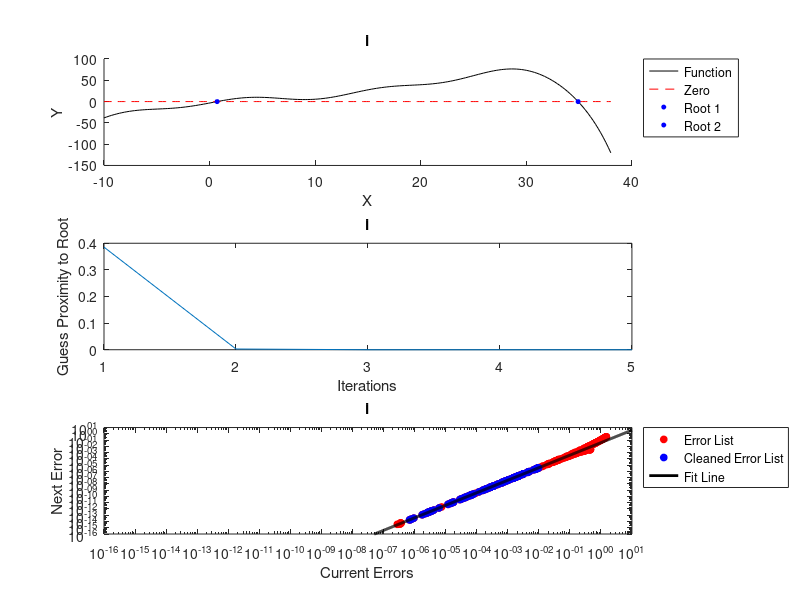

Reproduce this figure in MATLAB.
%INPUTS:
%solver_flag: an integer from 1-4 indicating which solver to use
% 1->Bisection 2-> Newton 3->Secant 4->fzero
%fun: the mathematical function that we are using the
% solver to compute the root of
%x_guess0: the initial guess used to compute x_root

%guess_list1: a list of initial guesses for each trial
%guess_list2: a second list of initial guesses for each trial
% if guess_list2 is not needed, then set to zero in input
%filter_list: a list of constants used to filter the collected data
function Assignment1Merge()

% Defining Variables and Setting Up
    solver_flag = 2; % 1= Bisect, 2= Newton, 3= Secant, 4= fzero
    x_range = linspace(-10,38,200);
    input_list = setGlobal(x_range);

    [y_vals, dfdx] = test_func(x_range);

    x0 = -2;
    x1 = 5;

    x02 = 35;
    x12 = 50;

    max_iter = 200;
    dx_tol = 1e-14;
    y_tol = 1e-14;

    all_iteration_list =[];
    all_error_list = [];

    x_current_list = [];
    x_next_list =[];

    index_list = [];

    all_error_current_list = [];
    all_error_next_list = [];

    all_x_current_list = [];
    all_x_next_list = [];

    %%CALL Our Function to do the big solve woag
    [x_root1,f_root1,x_root2,f_root2,x_root_base,x_guess_list] = convergence_analysis(solver_flag, @test_func, x0, x1, x02, x12, max_iter,dx_tol,y_tol);

    %%Error and X Lists
    for n = 1:(max_iter/2)
         x0 = x_root_base + (2*rand()-.5);
         [~,~,~,~,x_root_base,x_guess_list] = convergence_analysis(solver_flag, @test_func, x0, x1, x02, x12, max_iter,dx_tol,y_tol);
         iteration_list = 1:length(x_guess_list);

         %input_list =[];

         error_list = abs(x_guess_list-x_root_base);
         all_iteration_list = [all_iteration_list, iteration_list];
         all_error_list = [all_error_list,error_list];

         x_current_list = [x_current_list,input_list(1:end-1)];
         x_next_list = [x_next_list,input_list(2:end)];

         current_error = error_list(1:end-1);
         next_error = error_list(2:end);

         all_error_current_list = [all_error_current_list,current_error];
         all_error_next_list = [all_error_next_list,next_error];

         all_x_current_list = [all_x_current_list,input_list(1:end-1)];
         all_x_next_list = [all_x_next_list,input_list(2:end)];

         index_list = [index_list,1:length(input_list)-1];
    end

    x_regression = []; % e_n
    y_regression = []; % e_{n+1}
    %iterate through the collected data
    error_list0 = all_error_current_list;
    error_list1 = all_error_next_list; 
if solver_flag == 4
    index_fixer = index_list(1:200);
else
    index_fixer = index_list(1:361);
end

    for n=1:length(index_fixer)
        if error_list0(n)>1e-14 && error_list0(n)<1e-2 && error_list1(n)>1e-14 && error_list1(n)<1e-2 && index_fixer(n)>2
        x_regression(end+1) = error_list0(n);
        y_regression(end+1) = error_list1(n);
        end
    end
        [p,k] = generate_error_fit(x_regression,y_regression);
    
        fit_line_x = 10.^[-16:.01:1];
        fit_line_y = k*fit_line_x.^p;

plotter(x_range,y_vals,x_root1,x_root2,f_root1,f_root2,x_guess_list,all_error_current_list,all_error_next_list,x_regression,y_regression,fit_line_x,fit_line_y,solver_flag)
end

function [x_root1,f_root1,x_root2,f_root2,x_root_base,x_guess_list] = convergence_analysis(solver_flag, test_func, x0, x1, x02, x12, max_iter,dx_tol,y_tol)
    if solver_flag == 1
       disp('BISECTION METHOD')
       [x_root1,exit_flag,x_guess_list] = bisect_solve(@test_func, x0, max_iter, dx_tol,y_tol);
       [f_root1] = test_func(x_root1);
    
        x_root_base = x_root1;
        
        x0 = x02;
        [x_root2,exit_flag,~] = bisect_solve(@test_func, x0, max_iter, dx_tol,y_tol);
        [f_root2] = test_func(x_root2);
    elseif solver_flag == 2
        disp('NEWTON METHOD')
        [x_root1,exit_flag,x_guess_list] = newton_solve(@test_func, x0, max_iter, dx_tol,y_tol);
        [f_root1] = test_func(x_root1);
    
        x_root_base = x_root1;
        
        x0 = x02;
        [x_root2,exit_flag,~] = newton_solve(@test_func, x0, max_iter, dx_tol,y_tol);
        [f_root2] = test_func(x_root2);
    elseif solver_flag == 3
        disp('SECANT METHOD')
        [x_root1,exit_flag,x_guess_list] = secant_solve(@test_func, x0, x1, max_iter, dx_tol,y_tol);
        [f_root1] = test_func(x_root1);
    
        x_root_base = x_root1;

        x0 = x02;
        x1 = x12;
        [x_root2,exit_flag,~] = secant_solve(@test_func, x0, x1, max_iter, dx_tol,y_tol);
        [f_root2] = test_func(x_root2);
    elseif solver_flag == 4
        disp('FZERO')
        [x_root1,exit_flag,x_guess_list] = fzero(@test_func, x0);
        [f_root1] = test_func(x_root1);
    
        x_root_base = x_root1;
        
        x0 = x02;
        [x_root2,exit_flag,~] = fzero(@test_func, x0);
        [f_root2] = test_func(x_root2);
    else
        disp('Bad Input, Please Enter 1-4')
    end
end

%% BISECTION SOLVER
function [x_root,exit_flag,x_guess_list] = bisect_solve(f_in,x0,max_iter,dx_tol,y_tol)
    x_prev = x0-2*dx_tol;    
    x_val = x0;
    [f_val,dfdx_val] = f_in(x_val);

    count = 0;
    x_guess_list = x_val;

   while abs(dfdx_val) > 1e-7 && abs((x_val-x_prev)) > dx_tol && count<max_iter && abs(f_val) > y_tol
        x_prev = x_val;
        x_val = x_val - f_val/dfdx_val;

        [f_val, dfdx_val] = f_in(x_val);
        count=count+1;
        x_guess_list(end+1) = x_val;
   end

    x_root = x_val;

   %assume success
   exit_flag = 0;

   if abs(x_val-x_prev) > dx_tol && abs(f_val)>y_tol
       exit_flag = 1;
   end

end

%% NEWTON SOLVER
function [x_root,exit_flag,x_guess_list] = newton_solve(f_in,x0,max_iter,dx_tol,y_tol)
    x_prev = x0-2*dx_tol;    
    x_val = x0;
    [f_val,dfdx_val] = f_in(x_val);

    count = 0;
    x_guess_list = x_val;

  while abs(dfdx_val) > 1e-7 && abs((x_val-x_prev)) > dx_tol && count<max_iter && abs(f_val) > y_tol
        x_prev = x_val;
        x_val = x_val - f_val/dfdx_val;

        [f_val, dfdx_val] = f_in(x_val);
        count=count+1;
        x_guess_list(end+1) = x_val;
   end

    x_root = x_val;

   %assume success
   exit_flag = 0;

   if abs(x_val-x_prev) > dx_tol && abs(f_val)>y_tol
       exit_flag = 1;
   end

end

%% SECANT SOLVER
function [x_root,exit_flag,x_guess_list] = secant_solve(f_in,x0,x1,max_iter,dx_tol,y_tol)
  x_prev = x0;
  x_tprev = x1;   
  x_val = x_prev+2*dx_tol;

  [f_val] = f_in(x_val);
  % [f_prev] = f_in(x_prev);
  % [f_tprev] = f_in(x_tprev);    
    
  count = 0;

  x_guess_list = x_val;
  x_prev_guess_list = x_prev;

  check = abs((x_val-x_prev));

  while check > dx_tol && count<max_iter && abs(f_val) > y_tol
        [f_val] = f_in(x_val);
        [f_prev] = f_in(x_prev);
        [f_tprev] = f_in(x_tprev);


        x_val = (x_tprev*f_prev-x_prev*f_tprev)/(f_prev-f_tprev);
        check = abs((x_val-x_prev));
        x_tprev=x_prev;        
        x_prev=x_val;

        x_guess_list(end+1) = x_val;
        x_prev_guess_list(end+1) = x_prev; 

        count=count+1;
   end

    x_root = x_val;

   %assume success
   exit_flag = 0;

   if abs(x_val-x_prev) > dx_tol && abs(f_val)>y_tol
       exit_flag = 1;
   end

end

%% IMPORT FUNCTION
function [f_val,dfdx] = test_func(x_range)
        f_val = (x_range.^3)/100 - (x_range.^2)/8 + 2*x_range + 6*sin(x_range/2+6) -.7 - exp(x_range/6);
        dfdx = 3*(x_range.^2)/100 - 2*x_range/8 + 2 +(6/2)*cos(x_range/2+6) - exp(x_range/6)/6;

        % f_val = (x_range-30.879).^2;
        % dfdx = 2*(x_range-30.879);

        % a = 27.3; b = 2; c = 8.3; d = -3;
        % 
        % H = exp((x_range-a)/b);
        % dH = H/b;
        % 
        % L = 1+H;
        % dL = dH;
        % 
        % f_val = c*H./L+d;
        % dfdx = c*(L.*dH-H.*dL)./(L.^2);
end

function input_list = setGlobal(x_range)
    global input_list
    input_list(:,end+1) = x_range;
end

%% Error Generator
function [p,k] = generate_error_fit(x_regression,y_regression)

    Y = log(y_regression)';
    X1 = log(x_regression)';
    X2 = ones(length(X1),1);
    MEGAX = [X1,X2];
%run the regression
    coeff_vec = regress(Y,MEGAX);
%pull out the coefficients from the fit
    p = coeff_vec(1);
    k = exp(coeff_vec(2));
end

%% Plots
function plotter(x_range,y_vals,x_root1,x_root2,f_root1,f_root2,x_guess_list, ...
    all_error_current_list,all_error_next_list,x_regression,y_regression,fit_line_x,fit_line_y,solver_flag)
Names = ["Bisection Method","Newton Method","Secant Method","Fzero"];
%Plot 1:The Plot
    subplot(3,1,1);
    %figure(1);
    hold on;
    plot(x_range,y_vals,'k')
    plot(x_range,x_range*0,'r--')
    plot(x_root1,f_root1,"bo",'MarkerFaceColor','b','MarkerSize',3);
    plot(x_root2,f_root2,"bo",'MarkerFaceColor','b','MarkerSize',3);
    title(Names(solver_flag))
    xlabel('X')
    ylabel('Y')
    legend('Function','Zero','Root 1','Root 2','Location','northeastoutside')
%Plot 2: Guesses to correct root
    subplot(3,1,2);
    %figure(2);
    plot(abs(x_guess_list-x_root1));
    title(Names(solver_flag))
    xlabel('Iterations')
    ylabel('Guess Proximity to Root')
%Plot 3:Error with Fit Line
    subplot(3,1,3);
    %figure(3);
    loglog(all_error_current_list,all_error_next_list,'ro','markerfacecolor',[1,0,0],'markersize',5)
    hold on;
    loglog(x_regression,y_regression,'bo','markerfacecolor',[0,0,1],'markersize',5)
    loglog(fit_line_x,fit_line_y,'k-','linewidth',2)
    hold off;
    xlim([10^-16 10^1])
    ylim([10^-16 10^1])
    title(Names(solver_flag))
    legend('Error List','Cleaned Error List','Fit Line','Location','northeastoutside')
    xlabel('Current Errors')
    ylabel('Next Error')
end